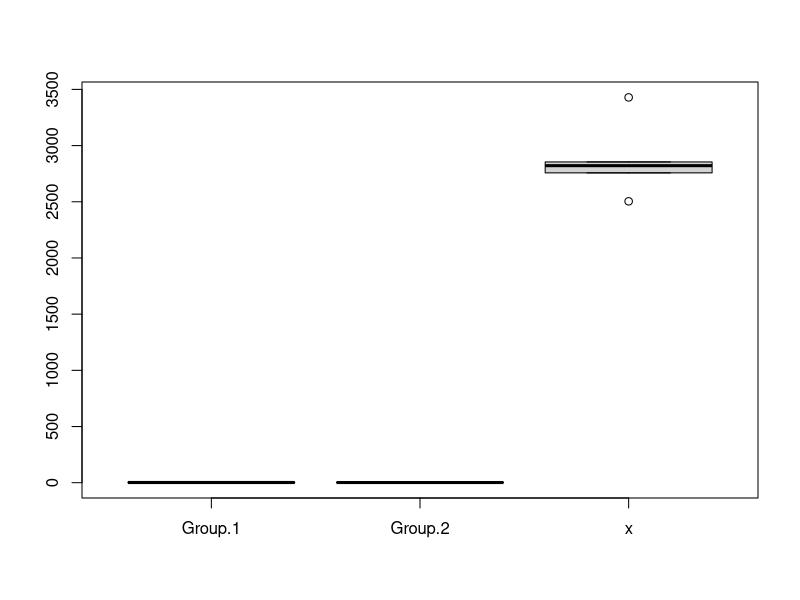

This figure's R source:
## ---- chunk 1
knitr::opts_chunk$set(echo = TRUE)
## ---- chunk 2
library(MASS)
library(plyr)
str(birthwt)
## ---- chunk 3
# Assign better variable names
colnames(birthwt) <- c("birthwt.below.2500", "mother.age", "mother.weight", 
    "race", "mother.smokes", "previous.prem.labor", "hypertension", "uterine.irr", 
    "physician.visits", "birthwt.grams")

# Assign better labels to categorical variables
birthwt <- transform(birthwt, 
            race = as.factor(mapvalues(race, c(1, 2, 3), 
                              c("white","black", "other"))),
            mother.smokes = as.factor(mapvalues(mother.smokes, 
                              c(0,1), c("no", "yes"))),
            hypertension = as.factor(mapvalues(hypertension, 
                              c(0,1), c("no", "yes"))),
            uterine.irr = as.factor(mapvalues(uterine.irr, 
                              c(0,1), c("no", "yes"))),
            birthwt.below.2500 = as.factor(mapvalues(birthwt.below.2500,
                              c(0,1), c("no", "yes")))
            )

## ---- chunk 4
library(knitr)
kable(with(birthwt, tapply(birthwt.grams, INDEX = list(race, mother.smokes), FUN=mean)), format = "markdown")
## ---- chunk 5
boxplot(with(birthwt, aggregate(birthwt.grams, by=list(race,mother.smokes), FUN=mean)))
